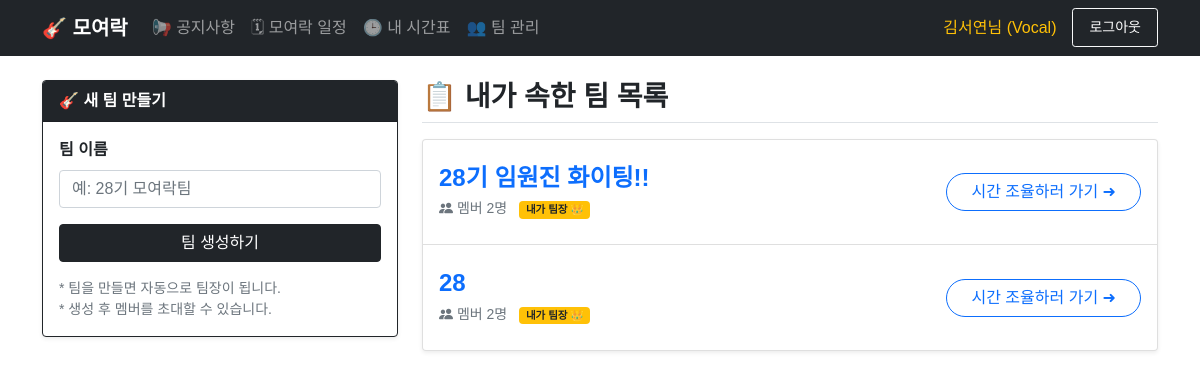
The page /team (signed in) on the database its author committed.
### app.py (models this page shows)
class User(UserMixin, db.Model):
    id = db.Column(db.Integer, primary_key=True)
    username = db.Column(db.String(150), unique=True, nullable=False)
    password = db.Column(db.String(150), nullable=False)
    name = db.Column(db.String(100), nullable=False)
    cohort = db.Column(db.Float, nullable=True)
    session = db.Column(db.String(50), nullable=False)
    is_admin = db.Column(db.Boolean, default=False)
    schedule_json = db.Column(db.Text, nullable=True)
    teams = db.relationship('Team', secondary=team_members, backref='members')

class Team(db.Model):
    id = db.Column(db.Integer, primary_key=True)
    name = db.Column(db.String(100), nullable=False)
    leader_id = db.Column(db.Integer, db.ForeignKey('user.id'))
    confirmed_schedules = db.relationship('ConfirmedSchedule', backref='team', cascade="all, delete-orphan")

### app.py (the view, shortened to what this page needs)
@app.route('/team', methods=['GET', 'POST'])
@login_required
def team_dashboard():
    return render_template('team.html', teams=current_user.teams)

### app.py (called while the page is built)
@login_manager.user_loader
def load_user(user_id):
    return User.query.get(int(user_id))

### templates/team.html
{% extends "base.html" %}
{% block content %}
<div class="row">
    <div class="col-md-4 mb-4">
        <div class="card shadow-sm border-dark">
            <div class="card-header bg-dark text-white fw-bold">
                🎸 새 팀 만들기
            </div>
            <div class="card-body">
                <form method="POST">
                    <div class="mb-3">
                        <label class="form-label fw-bold">팀 이름</label>
                        <input type="text" name="team_name" class="form-control" placeholder="예: 28기 모여락팀" required>
                    </div>
                    <button class="btn btn-dark w-100">팀 생성하기</button>
                </form>
                <div class="mt-3 text-muted small">
                    * 팀을 만들면 자동으로 팀장이 됩니다.<br>
                    * 생성 후 멤버를 초대할 수 있습니다.
                </div>
            </div>
        </div>
    </div>
    <div class="col-md-8">
        <h3 class="mb-3 fw-bold border-bottom pb-2">📋 내가 속한 팀 목록</h3>
        <div class="list-group shadow-sm">
            {% for team in teams %}
                <a href="/team/{{ team.id }}" class="list-group-item list-group-item-action d-flex justify-content-between align-items-center py-4">
                    <div>
                        <h4 class="mb-1 fw-bold text-primary">{{ team.name }}</h4>
                        <span class="text-muted small">
                            <i class="bi bi-people-fill"></i> 멤버 {{ team.members|length }}명
                            {% if team.leader_id == current_user.id %}
                                <span class="badge bg-warning text-dark ms-2">내가 팀장 👑</span>
                            {% endif %}
                        </span>
                    </div>
                    <button class="btn btn-outline-primary rounded-pill px-4">
                        시간 조율하러 가기 ➜
                    </button>
                </a>
            {% else %}
                <div class="text-center py-5 bg-light rounded-3">
                    <h1 class="text-muted mb-3">😕</h1>
                    <h4 class="text-muted">아직 속한 팀이 없습니다.</h4>
                    <p class="text-muted">왼쪽에서 팀을 새로 만들거나,<br>팀장에게 초대를 요청하세요!</p>
                </div>
            {% endfor %}
        </div>
    </div>
</div>
{% endblock %}

### templates/base.html (shortened to what this page needs)
<!DOCTYPE html>
<html lang="ko">
<head>
    <link href="https://cdn.jsdelivr.net/npm/bootstrap@5.1.3/dist/css/bootstrap.min.css" rel="stylesheet">
    <link rel="stylesheet" href="https://cdn.jsdelivr.net/npm/bootstrap-icons@1.10.5/font/bootstrap-icons.css">
</head>
<body>
    <nav class="navbar navbar-expand-lg navbar-dark bg-dark">
        <div class="container">
            <a class="navbar-brand" href="/">🎸 모여락</a>
            <div class="collapse navbar-collapse" id="navbarNav">
                <ul class="navbar-nav me-auto">
                    <li class="nav-item">
                        <a class="nav-link" href="/notice">📢 공지사항</a>
                    </li>
                    <li class="nav-item">
                        <a class="nav-link" href="/schedule">🗓 모여락 일정</a>
                    </li>
                    <li class="nav-item">
                        <a class="nav-link" href="/myschedule">🕒 내 시간표</a>
                    </li>
                    <li class="nav-item">
                        <a class="nav-link" href="/team">👥 팀 관리</a>
                    </li>
                </ul>
                <ul class="navbar-nav">
                    {% if current_user.is_authenticated %}
                        <li class="nav-item">
                            <span class="nav-link text-warning">
                                {% if current_user.is_admin %}
                                    👑 관리자님
                                {% else %}
                                    {{ current_user.name }}님 ({{ current_user.session }})
                                {% endif %}
                            </span>
                        </li>
                        <li class="nav-item">
                            <a class="nav-link btn btn-outline-light btn-sm px-3 ms-2 text-white" href="/logout">로그아웃</a>
                        </li>
                    {% endif %}
                </ul>
            </div>
        </div>
    </nav>
    <div class="container mt-4 mb-5">
        {% block content %}{% endblock %}
    </div>
</body>
</html>

### templates/base.html (style rules this page uses)
body { font-family: 'Apple SD Gothic Neo', 'Noto Sans KR', sans-serif; }
.navbar-brand { font-weight: 800; }

### rows shown on the page
User: name "김서연", session "Vocal"
Team: name "28기 임원진 화이팅!!", members|length "2", shows "내가 팀장 👑"
Team: name "28", members|length "2", shows "내가 팀장 👑"
